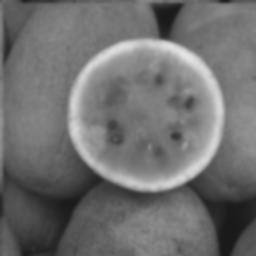
#> input picture Hw4/my_q3/Images/watermelon.tif, 256 x 256 px, found by its file name
$ python water.py
#> lines starting #> are read from the running program, lines starting #| are printed output that depends on the picture
import cv2
import numpy as np
import matplotlib.pyplot as plt

# Load the blurry watermelon image
image_path = 'Images\watermelon.tif'  # Update with the correct image path
image = cv2.imread(image_path, cv2.IMREAD_GRAYSCALE)
#> image is the input picture: shape (256, 256); min 25, max 229, mean 111.5

# Define the sharpening kernel
sharpening_kernel = np.array([[0, -6, 0],
                              [-6, 24, -6],
                              [0, -6, 0]], dtype=np.float32)

# Apply the kernel to the image using filter2D
sharpened_image = cv2.filter2D(src=image, ddepth=-1, kernel=sharpening_kernel)
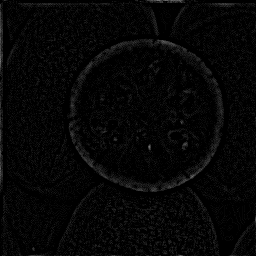
#> sharpened_image: shape (256, 256); min 0, max 120, mean 6
final_image = cv2.add(image, sharpened_image)
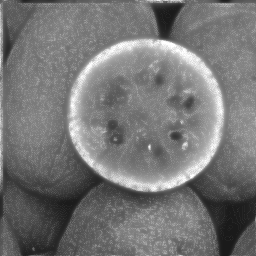
#> final_image: shape (256, 256); min 25, max 255, mean 117.5

# Display the original and sharpened images
plt.figure(figsize=(10, 5))

plt.subplot(1, 2, 1)
plt.title('Original Blurry Image')
plt.imshow(image, cmap='gray')

plt.subplot(1, 2, 2)
plt.title('Sharpened Image')
plt.imshow(final_image, cmap='gray')


plt.show()
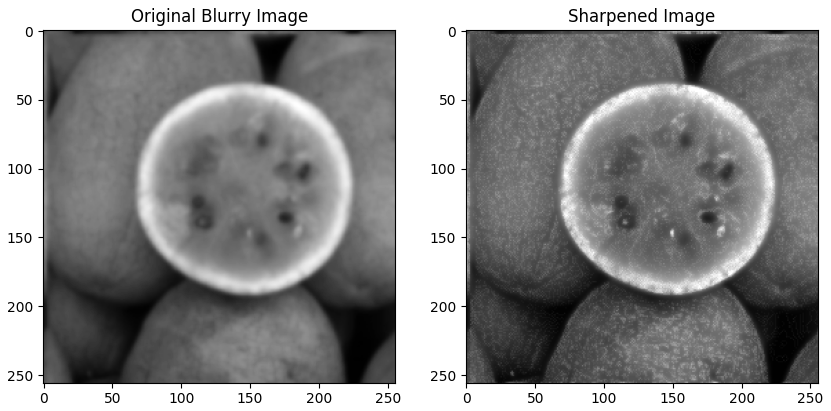
#> figure drawn by matplotlib, 2 panels

# Save the sharpened image
cv2.imwrite('sharpened_watermelon.png', sharpened_image)
print("Sharpened image saved as 'sharpened_watermelon.png'")
